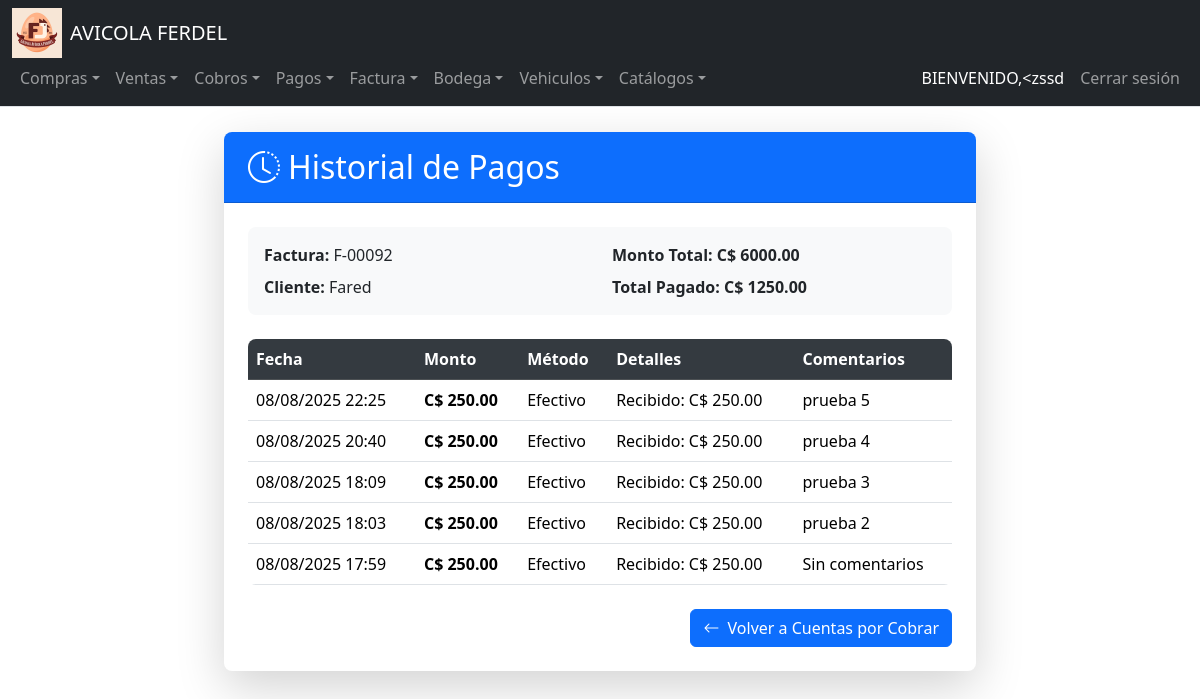
Page /historial_pagos/92 (signed in) on the earlier database version.
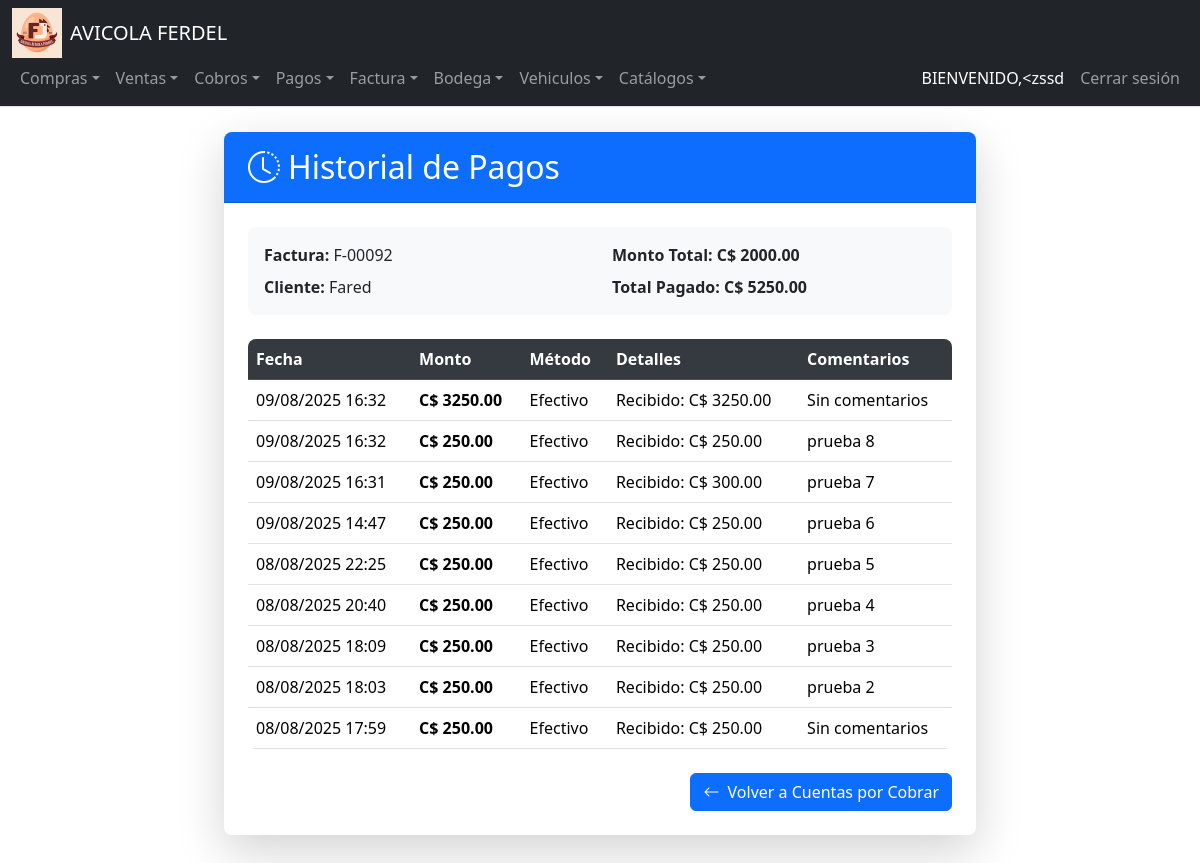
Same page on the later database version.
### tables this page shows
CREATE TABLE "Detalle_Cuentas_Por_Cobrar" (
    ID_Movimiento INTEGER PRIMARY KEY AUTOINCREMENT,
    Fecha DATE NOT NULL,
    ID_Cliente INTEGER NOT NULL,
    Num_Documento TEXT NOT NULL,
    Observacion TEXT,
    Fecha_Vencimiento DATE,
    Tipo_Movimiento INTEGER NOT NULL,
    Monto_Movimiento NUMERIC(12,2) NOT NULL,
    IVA NUMERIC(12,2) DEFAULT 0,
    Retencion NUMERIC(12,2) DEFAULT 0,
    ID_Empresa INTEGER NOT NULL,
    Saldo_Pendiente NUMERIC(12,2),
    ID_Factura INTEGER,
    FOREIGN KEY (ID_Cliente) REFERENCES Clientes(ID_Cliente),
    FOREIGN KEY (ID_Empresa) REFERENCES Empresa(ID_Empresa),
    FOREIGN KEY (ID_Factura) REFERENCES Facturacion(ID_Factura)
);

CREATE TABLE Pagos_CuentasCobrar (
    ID_Pago INTEGER PRIMARY KEY AUTOINCREMENT,
    ID_Movimiento INTEGER NOT NULL,
    Fecha DATETIME NOT NULL DEFAULT CURRENT_TIMESTAMP,
    Monto NUMERIC(12,2) NOT NULL,
    ID_MetodoPago INTEGER NOT NULL,
    Comentarios TEXT,
    Detalles_Metodo TEXT,
    FOREIGN KEY (ID_Movimiento) REFERENCES Detalle_Cuentas_Por_Cobrar(ID_Movimiento) ON DELETE CASCADE,
    FOREIGN KEY (ID_MetodoPago) REFERENCES Metodos_Pago(ID_MetodoPago)
);

CREATE TABLE Metodos_Pago (
    ID_MetodoPago INTEGER PRIMARY KEY AUTOINCREMENT,
    Nombre TEXT NOT NULL
);

### app.py (the view)
@app.route("/historial_pagos/<int:id_movimiento>")
@login_required
def historial_pagos(id_movimiento):
    try:
        pagos = db.execute("""
            SELECT
                p.ID_Pago,
                p.Fecha,
                p.Monto,
                mp.Nombre AS Metodo,
                p.Comentarios,
                p.Detalles_Metodo
            FROM Pagos_CuentasCobrar p
            JOIN Metodos_Pago mp ON p.ID_MetodoPago = mp.ID_MetodoPago
            WHERE p.ID_Movimiento = ?
            ORDER BY p.Fecha DESC
        """, id_movimiento)
        factura_result = db.execute("""
            SELECT
                dcc.Num_Documento,
                dcc.Monto_Movimiento,
                dcc.Fecha,
                dcc.Fecha_Vencimiento,
                c.Nombre AS Cliente,
                dcc.ID_Cliente,
                dcc.Observacion
            FROM Detalle_Cuentas_Por_Cobrar dcc
            JOIN Clientes c ON dcc.ID_Cliente = c.ID_Cliente
            WHERE dcc.ID_Movimiento = ?
        """, id_movimiento)
        if not factura_result:
            flash("❌ Factura no encontrada", "danger")
            return redirect(url_for("cobros"))
        factura = factura_result[0]
        pagos_procesados = []
        total_pagado = 0
        for pago in pagos:
            try:
                fecha = pago['Fecha']
                if isinstance(fecha, str):
                    fecha = datetime.strptime(fecha, '%Y-%m-%d %H:%M:%S')
                detalles = {}
                if pago['Detalles_Metodo']:
                    try:
                        detalles = json.loads(pago['Detalles_Metodo'])
                    except:
                        detalles = {'raw': pago['Detalles_Metodo']}
                if pago['Monto']:
                    total_pagado += float(pago['Monto'])
                pagos_procesados.append({
                    'Fecha': fecha.strftime('%d/%m/%Y %H:%M') if fecha else 'Sin fecha',
                    'Monto': float(pago['Monto']) if pago['Monto'] else 0,
                    'Metodo': pago['Metodo'],
                    'Detalles': detalles,
                    'Comentarios': pago['Comentarios'] or 'Sin comentarios'
                })
            except Exception as e:
                app.logger.error(f"Error procesando pago {pago.get('ID_Pago')}: {str(e)}")
                continue
        return render_template("historial_pagos.html",
                            pagos=pagos_procesados,
                            factura=factura,
                            total_pagado=total_pagado)
    except Exception as e:
        flash(f"❌ Error al cargar el historial: {str(e)}", "danger")
        app.logger.error(f"Error en historial_pagos: {str(e)}")
        return redirect(url_for("cobros"))

### app.py (called while the page is built)
@login_manager.user_loader
def load_user(user_id):
    user_data = db.execute("SELECT * FROM Usuarios WHERE ID_Usuario = ?", user_id)
    if len(user_data) == 1:
        return User(user_data[0]["ID_Usuario"], user_data[0]["NombreUsuario"])
    return None

@app.after_request
def after_request(response):
    response.headers["Cache-Control"] = "no-cache, no-store, must-revalidate"
    response.headers["Expires"] = 0
    response.headers["Pragma"] = "no-cache"
    return response

### Templates/historial_pagos.html (shortened to what this page needs)
{% extends "layout.html" %}
{% block main %}
<div class="container-fluid my-3">
    <div class="card shadow-lg">
        <div class="card-header">
            <h2 class="mb-0">
                <i class="bi bi-clock-history me-2"></i>Historial de Pagos
            </h2>
        </div>
        <div class="card-body">
            <div class="info-factura">
                <div class="row">
                    <div class="col-md-6 mb-2">
                        <strong>Factura:</strong> {{ factura.Num_Documento }}
                    </div>
                    <div class="col-md-6 mb-2">
                        <strong>Monto Total:</strong>
                        <span class="fw-bold">
                            C$ {{ "%.2f"|format(factura.Monto_Movimiento|float) }}
                        </span>
                    </div>
                    <div class="col-md-6">
                        <strong>Cliente:</strong> {{ factura.Cliente }}
                    </div>
                    <div class="col-md-6">
                        <strong>Total Pagado:</strong>
                        <span class="fw-bold">
                            C$ {{ "%.2f"|format(total_pagado|float) }}
                        </span>
                    </div>
                </div>
            </div>
            {% if pagos %}
            <div class="table-responsive">
                <table class="table table-hover">
                    <thead class="table-dark">
                        <tr>
                            <th>Fecha</th>
                            <th>Monto</th>
                            <th>Método</th>
                            <th>Detalles</th>
                            <th>Comentarios</th>
                        </tr>
                    </thead>
                    <tbody>
                        {% for pago in pagos %}
                        <tr>
                            <td>{{ pago.Fecha }}</td>
                            <td>
                                <span class="fw-bold">
                                    C$ {{ "%.2f"|format(pago.Monto|float) }}
                                </span>
                            </td>
                            <td>{{ pago.Metodo }}</td>
                            <td>
                                {% if pago.Metodo == 'Efectivo' and pago.Detalles.efectivo_recibido %}
                                    Recibido: C$ {{ "%.2f"|format(pago.Detalles.efectivo_recibido|float) }}
                                {% elif pago.Metodo == 'Transferencia' and pago.Detalles.numero_transferencia %}
                                    Ref: {{ pago.Detalles.numero_transferencia }}
                                {% elif pago.Metodo == 'Tarjeta' and pago.Detalles.ultimos_digitos %}
                                    ····{{ pago.Detalles.ultimos_digitos }}
                                {% else %}
                                    {{ pago.Detalles.raw if pago.Detalles.raw else 'Sin detalles' }}
                                {% endif %}
                            </td>
                            <td>{{ pago.Comentarios }}</td>
                        </tr>
                        {% endfor %}
                    </tbody>
                </table>
            </div>
            {% else %}
            <div class="alert alert-info">
                No se han registrado pagos para esta factura.
            </div>
            {% endif %}
            <div class="d-flex justify-content-end mt-4">
                <a href="{{ url_for('cobros') }}" class="btn btn-primary">
                    <i class="bi bi-arrow-left me-1"></i> Volver a Cuentas por Cobrar
                </a>
            </div>
        </div>
    </div>
</div>
{% endblock %}

Differences in the rows shown:
changed Detalle_Cuentas_Por_Cobrar: Monto_Movimiento "6000.00" → "2000.00"
added Pagos_CuentasCobrar: Fecha "09/08/2025 16:32", Monto "3250.00", Metodo "Efectivo", Detalles.efectivo_recibido "3250.00", Comentarios "Sin comentarios"
added Pagos_CuentasCobrar: Fecha "09/08/2025 16:32", Monto "250.00", Metodo "Efectivo", Detalles.efectivo_recibido "250.00", Comentarios "prueba 8"
added Pagos_CuentasCobrar: Fecha "09/08/2025 16:31", Monto "250.00", Metodo "Efectivo", Detalles.efectivo_recibido "300.00", Comentarios "prueba 7"
added Pagos_CuentasCobrar: Fecha "09/08/2025 14:47", Monto "250.00", Metodo "Efectivo", Detalles.efectivo_recibido "250.00", Comentarios "prueba 6"
Other differences:
{{ "%.2f"|format(total_pagado|float) }}: "1250.00" → "5250.00"
